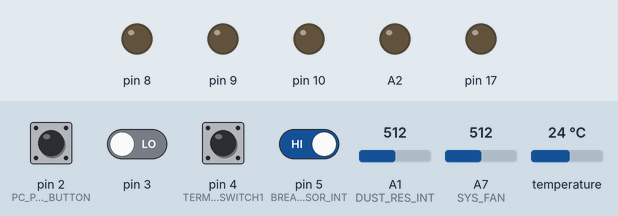
A sketch run on a simulated Arduino Nano, built with avr-gcc and run on an emulated ATmega328P. On the bench: output pins drawn as LEDs (lit = HIGH). The test bench sets the inputs (shaded band); at power-on: pin 4 (TERMINAL_SWITCH1), pin 5 (BREAK_IN_SENSOR_INT) HIGH, pin 2 (PC_POWER_BUTTON), pin 3 LOW, A7 (SYS_FAN) = 512, A1 (DUST_RES_INT) = 512, temperature 24 °C. EEPROM starts erased; what the sketch prints to the serial monitor is not drawn.

Above: at 1.3 s.
1.4 s: pin 2 (PC_POWER_BUTTON) pulled HIGH for 0.15 s
At 2.4 s:
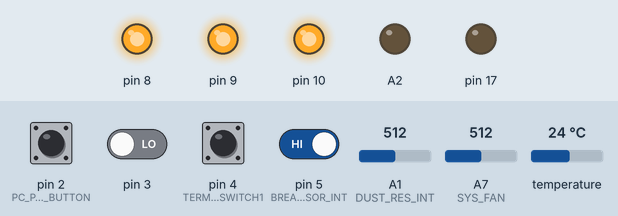
At 7.7 s:
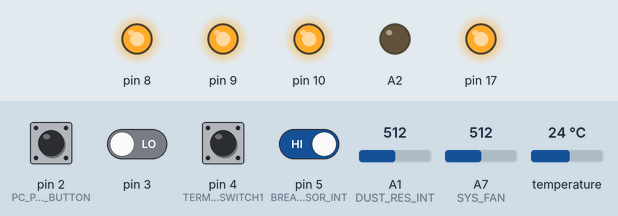
13.1 s: A7 (SYS_FAN) set to 309
18.1 s: A7 (SYS_FAN) set to 291
At 22.0 s:
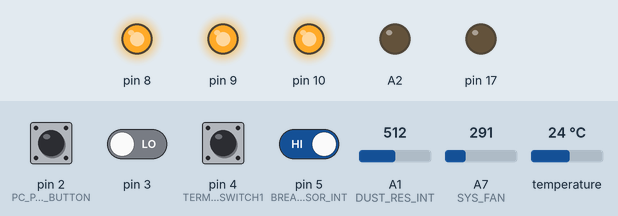
Timing chart, 0 to 23.5 s (numbered marks = the images above; inputs shaded):
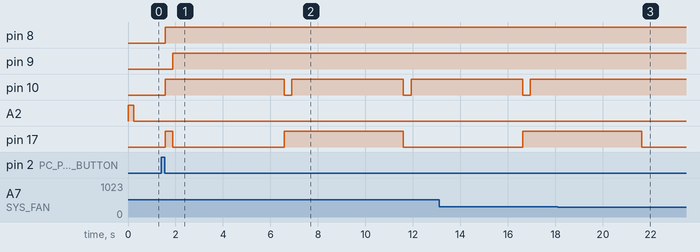

The sketch:

firmware.ino
```cpp
#include <GyverTimers.h>

#include "SerialPortManager.h"
#include "DataManager.h"
#include "InternalMemoryManager.h"
#include "TemperatureSensors.h"
#include "DustSensors.h"
#include "BreakInSensors.h"
#include "ResetButton.h"
#include "PowerButton.h"

#include "Beeper.h"
#include "PcPower.h"
#include "PcReset.h"
#include "TricolorLED.h"

#include "Pinout.h"

static SerialPortManager portManager;
static InternalMemoryManager internalMemoryManager;
static TemperatureSensors temperatureSensors;
static DustSensors dustSensors;
static BreakInSensors breakInSensors;

const int TIMER_PERIOD = 20; // в милисекундах
const int RUNNING_TIME_FIXING_PERIOD = 660; // С какой периодичностью обновляется запись о суммарном кол-ве отработаннного времени, в сек

void setup()
{
    portManager.init(19200);
    DataManager::init();
    internalMemoryManager.initConfig();

    Timer2.setPeriod(TIMER_PERIOD * 1000); // Устанавливаем период таймера в мкс
    Timer2.enableISR(CHANNEL_A); // запускаем прерывание на канале А таймера

    temperatureSensors.init();
    dustSensors.init();
}

void loop()
{
    unsigned long sessionRunningTime = millis() / 1000;
  // Сохраняем текущее время с последнего запуска устройства
    memcpy(&DataManager::outData().sessionTime1, &sessionRunningTime, 4);

    static unsigned timeElapsed(0U);
    int currentElapsedTime = sessionRunningTime - timeElapsed;

    if (currentElapsedTime > RUNNING_TIME_FIXING_PERIOD)
    {
        timeElapsed = sessionRunningTime;
        internalMemoryManager.saveTotalRunningTimeValue(internalMemoryManager.lastTotalRunningTimeValue() + currentElapsedTime);
        unsigned long totalRunningTime = internalMemoryManager.lastTotalRunningTimeValue();
        memcpy(&DataManager::outData().totalTime1, &totalRunningTime, 4);
    }

      // Температура
      temperatureSensors.update();

      // Датчик пыли
      dustSensors.update();

      // Датчики вскрытия
      breakInSensors.update();

      ResetButton::process();

      if (portManager.mode() == SerialPortManager::Mode::normal && portManager.needToUpdateConfig())
      {
          DataManager::config() = *(portManager.inData());
          internalMemoryManager.saveConfig();
          portManager.setConfigUpdated();
      }
}

// Прерывание А таймера 2
ISR(TIMER2_A)
{
    Pin::updatePins(TIMER_PERIOD);
    portManager.update(TIMER_PERIOD);
    PowerButton::process(TIMER_PERIOD);
}
```

Beeper.cpp
```cpp
#include "Beeper.h"

void Beeper::beep()
{
	getInstance().runSequence(new Signal[2]{ {HIGH, 150}, {LOW, 150} }, 2);
}
```

Beeper.h
```cpp
#pragma once

#include "PinSingletonInterface.h"
#include "Pinout.h"

class Beeper : public PinSingletonInterface<BEEPER, LOW, Pin::SignalType::digital, OUTPUT>
{
public:

	static void beep();

private:

	Beeper();
};
```

BreakInSensors.cpp
```cpp
#include "BreakInSensors.h"

#include <Arduino.h>
#include "DataManager.h"
#include "Pinout.h"
#include "Beeper.h"
#include "PcPower.h"

BreakInSensors::BreakInSensors()
{

}

void BreakInSensors::init()
{

}

void BreakInSensors::update()
{
	// Âñòðîåííûé äàò÷èê âñêðûòèÿ

	int sensor = digitalRead(BREAK_IN_SENSOR_INT);
	DataManager::outData().breakInSensor1 = sensor;

	if (sensor != DataManager::config().breakInSensorNormalState1)
	{
		if (DataManager::config().breakInFlag_pcShutdown1)
		{
			PcPower::off();
		}
	}

	// Êîíöåâûå âûêëþ÷àòåëè
	int switch1 = digitalRead(TERMINAL_SWITCH1);
	DataManager::outData().breakInSensor2 = switch1;

	if (switch1 != DataManager::config().breakInSensorNormalState2)
	{
		if (DataManager::config().breakInFlag_pcShutdown2)
		{
			PcPower::off();
		}
	}
}
```

BreakInSensors.h
```cpp
#pragma once
class BreakInSensors
{
public:

	BreakInSensors();
	void init();
	void update();
};
```

DataManager.cpp
```cpp
#include "DataManager.h"

void DataManager::init()
{
    getData();
}

McuInData& DataManager::config()
{
    return getData()._config;
}

McuOutData& DataManager::outData()
{
    return getData()._outData;
}

DataManager& DataManager::getData()
{
    static DataManager data;
    return data;
}
```

DataManager.h
```cpp
#pragma once

#include "dataStructures.h"

class DataManager
{
public:
	static void init();
	static McuInData& config();
	static McuOutData& outData();

private:

	DataManager() {};
	static DataManager& getData();

	McuInData _config;
	McuOutData _outData;
};
```

DustSensors.cpp
```cpp
#include <Arduino.h>

#include "DustSensors.h"
#include "DataManager.h"
#include "Pinout.h"
#include "Beeper.h"
#include "PcPower.h"

DustSensors::DustSensors()
{

}

void DustSensors::init()
{

}

void DustSensors::update()
{
    // Âñòðîåííûé äàò÷èê
    DataManager::outData().dustSensor = analogRead(DUST_RES_INT);
    if (DataManager::outData().dustSensor > 250) DataManager::outData().dustSensor = 250;

	if (DataManager::outData().dustSensor > 60)
	{
		if (DataManager::config().dustFlag_pcShutdown)
		{
			PcPower::off();
		}
	}
}
```

DustSensors.h
```cpp
#pragma once

class DustSensors
{
public:

	DustSensors();
	void init();
	void update();
};
```

InternalMemoryManager.cpp
```cpp
#include "InternalMemoryManager.h"

#include <string.h>
#include <Arduino.h>

#include "DataManager.h"
#include "Beeper.h"
#include "Pinout.h"

InternalMemoryManager::InternalMemoryManager()
{

}

void InternalMemoryManager::initConfig()
{
    if (eeprom_read_byte(0) == 123 && digitalRead(PC_POWER_BUTTON))
    {
        eeprom_read_block((void*)(&DataManager::config()), 1, sizeof(McuInData));
    }
    else
    {
        eeprom_write_byte(0, 123);
        eeprom_write_block((void*)(0U), 96, sizeof(unsigned int));
        saveConfig();
    }
}

void InternalMemoryManager::saveConfig()
{
    Beeper::beep();
    eeprom_write_block((void*)(&DataManager::config()), 1, sizeof(McuInData));
}

unsigned InternalMemoryManager::lastTotalRunningTimeValue() const
{
    unsigned val;
    eeprom_read_block((void*)(&val), 96, sizeof(unsigned));
    return val;
}

void InternalMemoryManager::saveTotalRunningTimeValue(unsigned value) const
{
	eeprom_write_block((void*)(&value), 96, sizeof(unsigned));
}
```

InternalMemoryManager.h
```cpp
#pragma once

#include <Arduino.h>
#include <avr/eeprom.h>
#include "dataStructures.h"

class InternalMemoryManager
{
public:
	InternalMemoryManager();
	void initConfig();
	void saveConfig();

	unsigned lastTotalRunningTimeValue() const;
	void saveTotalRunningTimeValue(unsigned value) const;
};
```

PcPower.cpp
```cpp
#include "PcPower.h"

#include <Arduino.h>
#include "TricolorLED.h"

void PcPower::on()
{
	getInstance().runSequence(new Signal[2]{ {HIGH, 300}, {LOW, 300} }, 2);
	TricolorLED::blink(GREEN);
}

void PcPower::off()
{
	if (analogRead(SYS_FAN) > 300)
	{
		getInstance().runSequence(new Signal[2]{ {HIGH, 300}, {LOW, 300} }, 2);
		TricolorLED::blink(RED);
	}
}

void PcPower::forcedOff()
{
	if (analogRead(SYS_FAN) > 300)
	{
		getInstance().runSequence(new Signal[2]{ {HIGH, 5000}, {LOW, 300} }, 2);
		TricolorLED::blink(RED);
	}
}
```

PcPower.h
```cpp
#pragma once

#include "Pinout.h"
#include "PinSingletonInterface.h"

class PcPower : public PinSingletonInterface<PC_POWER, LOW, Pin::SignalType::digital, OUTPUT>
{
public:

	static void on();
	static void off();
	static void forcedOff();

private:

	PcPower();
};
```

PcReset.cpp
```cpp
#include "PcReset.h"

#include "TricolorLED.h"

void PcReset::on()
{
	getInstance().runSequence(new Signal[2]{ {HIGH, 300}, {LOW, 300} }, 2);
	TricolorLED::blink(GREEN);
}
```

PcReset.h
```cpp
#pragma

#include "Pinout.h"
#include "PinSingletonInterface.h"

class PcReset : public PinSingletonInterface<PC_RESET, LOW, Pin::SignalType::digital, OUTPUT>
{
public:

	static void on();

private:

	PcReset();
};
```

Pin.cpp
```cpp
#include "Pin.h"
#include "Pinout.h"
#include "TricolorLED.h"

Pin* Pin::_first = nullptr;

Pin::Pin(int pin, int idleValue, SignalType signalType, int pinMode) :
	_pin(pin),
	_idleValue(idleValue),
	_signalType(signalType),
	_pinMode(pinMode)
{
	if (!Pin::_first)
	{
		Pin::_first = this;
	}

	else
	{
		Pin* currentPin = Pin::_first;
		while (currentPin)
		{
			if (!currentPin->_next)
			{
				currentPin->_next = this;
				break;
			}

			currentPin = currentPin->_next;
		}
	}

	setPinMode(pinMode);

	switch (_pinMode)
	{
	case INPUT:
		// считываем начальное состояние пина
		_currentValue = read();
		break;

	case OUTPUT:
		write(_idleValue);
		break;
	}
}

Pin::~Pin()
{
	delete[] _signalsSequence;
}

int Pin::getPin() const
{
	return _pin;
}

void Pin::setPin(int pin)
{
	_pin = pin;
}

void Pin::setSignalType(SignalType signalType)
{
	_signalType = signalType;
}

void Pin::setPinMode(int mode)
{
	_pinMode = mode;
	pinMode(_pin, mode);
}

void Pin::setIdleValue(int value)
{
	_idleValue = value;
	write(_idleValue);
}

void Pin::update(int dt)
{
	if(_pinMode == INPUT)
	{
		int currentValue = read();

		if (_currentValue != currentValue) // значение на пине поменялось с прошлого измерения
		{
			_currentValue = currentValue;
			_currentValueTimer = 0;
			_valueChanged = true;
		}

		else
		{
			_currentValueTimer += dt;
		}
	}

	else if (_pinMode == OUTPUT)
	{
		if (_isSequenceRunning)
		{
			_sequenceStageTimer += dt;
			if (_sequenceStageTimer > _signalsSequence->duration)
			{
				if (_sequenceStage < _sequenceSize) // переходим к следующему сигналу в последовательности
				{
					_signalsSequence++;
					_sequenceStage++;
					_sequenceStageTimer = 0;
					write(_signalsSequence->value);
				}

				else // дошли до конца последовательности
				{
					_signalsSequence -= _sequenceSize - 1;
					_sequenceStage = 1;
					_sequenceStageTimer = 0;

					if (!_isSequenceRepeated)
					{
						_isSequenceRunning = false;
						write(_idleValue);
					}

					else
					{
						write(_signalsSequence->value);
					}
				}
			}
		}
	}
}

void Pin::updatePins(int dt)
{
	Pin* currentPin = Pin::_first;
	while (currentPin)
	{
		currentPin->update(dt);
		if (currentPin->_next)
		{
			currentPin = currentPin->_next;
		}

		else
		{
			break;
		}
	}
}

void Pin::resetValueChanged()
{
	_valueChanged = false;
}

bool Pin::isValueChanged() const
{
	return _valueChanged;
}

int Pin::getCurrentValue() const
{
	return _currentValue;
}

int Pin::getIdleValue() const
{
	return _idleValue;
}

int Pin::currentValueTimer() const
{
	return _currentValueTimer;
}

void Pin::resetCurrentValueTimer()
{
	_currentValueTimer = 0;
}

void Pin::setupSequence(Signal* sequence, int sequenceSize, bool repeat)
{
	delete[] _signalsSequence;
	_signalsSequence = sequence;
	_sequenceSize = sequenceSize;
	_isSequenceRepeated = repeat;
}

void Pin::runSequence()
{
	if (_isSequenceRunning)
	{
		return;
	}

	_sequenceStage = 1;
	_sequenceStageTimer = 0;
	_isSequenceRunning = true;

	write(_signalsSequence->value);
}

void Pin::runSequence(Signal* sequence, int sequenceSize, bool repeat)
{
	if (_isSequenceRunning)
	{
		return;
	}
	setupSequence(sequence, sequenceSize, repeat);
	runSequence();
}

int Pin::read() const
{
	int currentValue;
	switch (_signalType)
	{
	case Pin::digital:
		currentValue = digitalRead(_pin);
		break;
	case Pin::analog:
		currentValue = analogRead(_pin);
		break;
	}
	return currentValue;
}

void Pin::write(int value) const
{
	switch (_signalType)
	{
	case Pin::digital:
		digitalWrite(_pin, value);
		break;
	case Pin::analog:
		analogWrite(_pin, value);
		break;
	}
}
```

Pin.h
```cpp
#pragma once

#include <Arduino.h>

class Pin
{
public:

	struct Signal
	{
		int value;
		int duration;
	};

	enum SignalType {digital, analog};
	const int UNDEFINED_VALUE = -1; // значение пина при начальной инициализации устройства

	Pin(int pin, int idleValue = LOW, SignalType signalType = digital, int pinMode = INPUT);
	~Pin();

	int getPin() const;
	void setPin(int pin);

	void setSignalType(SignalType signalType);
	void setPinMode(int mode);
	void setIdleValue(int value);
	int getIdleValue() const;

	void update(int dt);
	static void updatePins(int dt);

	bool isValueChanged() const;
	void resetValueChanged();
	int getCurrentValue() const;
	int currentValueTimer() const;
	void resetCurrentValueTimer();

	void setupSequence(Signal* sequence, int sequenceSize, bool repeat = false);
	void runSequence();
	void runSequence(Signal* sequence, int sequenceSize, bool repeat = false);

protected:

	int _currentValue = UNDEFINED_VALUE;
	int _idleValue = LOW;
	bool _valueChanged = false;
	int _currentValueTimer; // время, в течение которого текущее значение не изменялось

private:

	int read() const;
	void write(int value) const;

	static Pin* _first;
	Pin* _next = nullptr;
	int _pin;
	SignalType _signalType = digital;
	int _pinMode = INPUT;

	Signal* _signalsSequence = nullptr;
	int _sequenceSize;
	int _sequenceStage;
	bool _isSequenceRunning = false;
	bool _isSequenceRepeated = false;
	int _sequenceStageTimer;
};
```

Pinout.h
```cpp
#pragma once

#include <Arduino.h>

// Öèôðîâûå ââîäû/âûâîäû:

// Äàò÷èêè òåìïåðàòóðû
#define TEMP1 7
#define TEMP2 6

#define BREAK_IN_SENSOR_INT 5 // Âñòðîåííûé äàò÷èê âñêðûòèÿ

#define TERMINAL_SWITCH1 4

#define PC_POWER 17
#define PC_RESET 18

#define PC_POWER_BUTTON 2
#define PC_RESET_BUTTON 3

#define BEEPER A2

// Àíàëîãîâûå ââîäû/âûâîäû:

#define DUST_RES_INT A1 // Ïðèåìíèê âñòðîåííîãî äàò÷èêà ïûëè
#define SYS_FAN A7

// Òðåõöâåòíûé ñâåòîäèîä
#define RED 10
#define GREEN 9
#define BLUE 8
```

PowerButton.cpp
```cpp
#include "PowerButton.h"
#include "PcPower.h"
#include "TricolorLED.h"
#include "Beeper.h"
#include "DataManager.h"

void PowerButton::process(int dt)
{
	if (getInstance()._isWatching)
	{
		getInstance()._timer += dt;

		if (getInstance().isValueChanged() && getInstance().getCurrentValue() != getInstance().getIdleValue()) // êíîïêó íàæàëè è îòïóñòèëè
		{
			getInstance()._counter++;
		}

		if (getInstance()._timer > DataManager::config().digitInputPeriod * 1000)
		{
			getInstance()._timer = 0;

			int currentDigitValue;
			switch (getInstance()._currentDigit)
			{
			case 1:
				currentDigitValue = DataManager::config().powerButtonPwdDigit1;
				break;
			case 2:
				currentDigitValue = DataManager::config().powerButtonPwdDigit2;
				break;
			case 3:
				currentDigitValue = DataManager::config().powerButtonPwdDigit3;
				break;
			}

			if (getInstance()._counter == currentDigitValue)
			{
				if (getInstance()._currentDigit == DataManager::config().powerButtonPwdLevel) // Ïðîâåðèëè ïîñëåäíèé ðàçðÿä
				{
					PcPower::on();
					getInstance()._isWatching = false;
				}

				else
				{
					getInstance()._currentDigit++;
					getInstance()._counter = 0;
					TricolorLED::blink(BLUE);
				}
			}

			else // Íå óãàäàëè
			{
				getInstance()._isWatching = false;
			}
		}
	}

	else
	{
		if (getInstance().isValueChanged() && getInstance().getCurrentValue() != getInstance().getIdleValue()) // êíîïêó íàæàëè è îòïóñòèëè
		{
			if (DataManager::config().powerButtonPwdLevel && (DataManager::config().turnOn))
			{
				getInstance()._isWatching = true;
				getInstance()._counter = 1;
				getInstance()._timer = 0;
				getInstance()._currentDigit = 1;
			}

			else // Ïàðîëü íà êíîïêó ïèòàíèÿ îòêëþ÷åí
			{
				PcPower::on();
			}
		}
	}

	if (getInstance().currentValueTimer() > 5000 && getInstance().getCurrentValue() != getInstance().getIdleValue())
	{
		getInstance().resetCurrentValueTimer();
		PcPower::forcedOff();
	}

	getInstance().resetValueChanged();
}

PowerButton& PowerButton::getInstance()
{
	static PowerButton instance;
	return instance;
}
```

PowerButton.h
```cpp
#pragma once

#include "PinSingletonInterface.h"
#include "Pinout.h"

class PowerButton : public PinSingletonInterface<PC_POWER_BUTTON, HIGH>
{
public:

	static void process(int dt);

private:

	PowerButton() {}
	static PowerButton& getInstance();

	int _timer = 0;
	int _counter = 0;
	int _currentDigit;
	bool _isWatching = false;
};
```

ResetButton.cpp
```cpp
#include "ResetButton.h"
#include "PcReset.h"
#include "TricolorLED.h"
#include "Beeper.h"

void ResetButton::process()
{
	if (getInstance().isValueChanged() && getInstance().getCurrentValue() != getInstance().getIdleValue())
	{
		PcReset::on();
	}

	getInstance().resetValueChanged();
}
```

ResetButton.h
```cpp
#pragma once

#include "PinSingletonInterface.h"
#include "Pinout.h"

class ResetButton : public PinSingletonInterface<PC_RESET_BUTTON, HIGH>
{
public:

	static void process();

private:

	ResetButton();
};
```

SerialPortManager.cpp
```cpp
#include "SerialPortManager.h"

#include <Arduino.h>
#include "DataManager.h"
#include "Beeper.h"
#include "PcPower.h"
#include "PcReset.h"

SerialPortManager::SerialPortManager()
{

}

void SerialPortManager::init(int baudRate)
{
	Serial.begin(baudRate);
}

void SerialPortManager::update(int dt)
{

	if (_counter < _updateInterval)
	{
		_counter += dt;
		return;
	}

	_counter = 0;

	switch (_mode)
	{

	// Íîðìàëüíûé ðåæèì ðàáîòû
	case SerialPortManager::normal:

		Serial.write(reinterpret_cast<uint8_t*>(&DataManager::outData()), sizeof(McuOutData)); // Îòñûëàåì ñòðóêòóðó ñ òåêóùèì ñîñòîÿíèåì óñòðîéñòâà

		if (Serial.peek() == START_MARKER1)
		{
			if (Serial.readBytes(reinterpret_cast<uint8_t*>(&_inData), sizeof(McuInData)) == sizeof(McuInData)) // Ïðèíèìàåì ñòðóêòóðó ñ çàäàíèÿìè îò ïðîãðàììû íà ÏÊ
			{
				if ((_inData.startMarker1 == START_MARKER1) && (_inData.startMarker2 == START_MARKER2))
				{
					// îáðàáàòûâàåì êîìàíäû
					if (_inData.shutdownPc)
					{
						_inData.shutdownPc = 0;
						PcPower::off();
					}

					if (_inData.resetPc)
					{
						_inData.resetPc = 0;
						PcReset::on();
					}
					//----------------------------------------------

					const char* tmpPtr1 = reinterpret_cast<const char*>(&DataManager::config());
					const char* tmpPtr2 = reinterpret_cast<const char*>(&_inData);


					for (size_t i = 0; i < sizeof(McuInData); i++)
					{
						if (tmpPtr1[i] != tmpPtr2[i])
						{
							_needToUpdateSettings = true;
							break;
						}
					}
				}
			}
		}

		break;

	case SerialPortManager::timeSet:
		break;

	default:
		break;

	}
}

bool SerialPortManager::needToUpdateConfig() const
{
	return _needToUpdateSettings;
}

void SerialPortManager::setConfigUpdated()
{
	_needToUpdateSettings = false;
}

SerialPortManager::Mode SerialPortManager::mode() const
{
	return _mode;
}

const McuInData* SerialPortManager::inData() const
{
	return &_inData;
}
```

SerialPortManager.h
```cpp
#pragma once

#include "dataStructures.h"

class SerialPortManager
{
public:

	enum Mode {normal, timeSet};

	SerialPortManager();
	void init(int baudRate);
	void update(int dt);

	bool needToUpdateConfig() const;
	void setConfigUpdated();
	Mode mode() const;
	const McuInData* inData() const;

private:

	const int _updateInterval = 500;
	int _counter = 0;
	Mode _mode = normal;
	bool _needToUpdateSettings = false;
	McuInData _inData;
};
```

Source omitted: TemperatureSensors.cpp (1096 bytes), TemperatureSensors.h (563 bytes), TricolorLED.cpp (1997 bytes), TricolorLED.h (624 bytes), dataStructures.h (1913 bytes), PinSingletonInterface.h (518 bytes)

Measured:
- the behaviour switches between 301 and 300 on A7 (SYS_FAN) (found by bisection; images 2 and 3)
- after the input at 1.4 s, pin 8: LOW → HIGH after 0.16 s instead of 3.7 s; pin 9: LOW → HIGH after 0.48 s instead of 3.7 s
- after the input at 18.1 s, pin 10: stops changing and stays HIGH; pin 17: goes on until 21.6 s, then stays LOW
- by itself, pin 10: alternates HIGH for 4.9 s and LOW for 0.32 s
